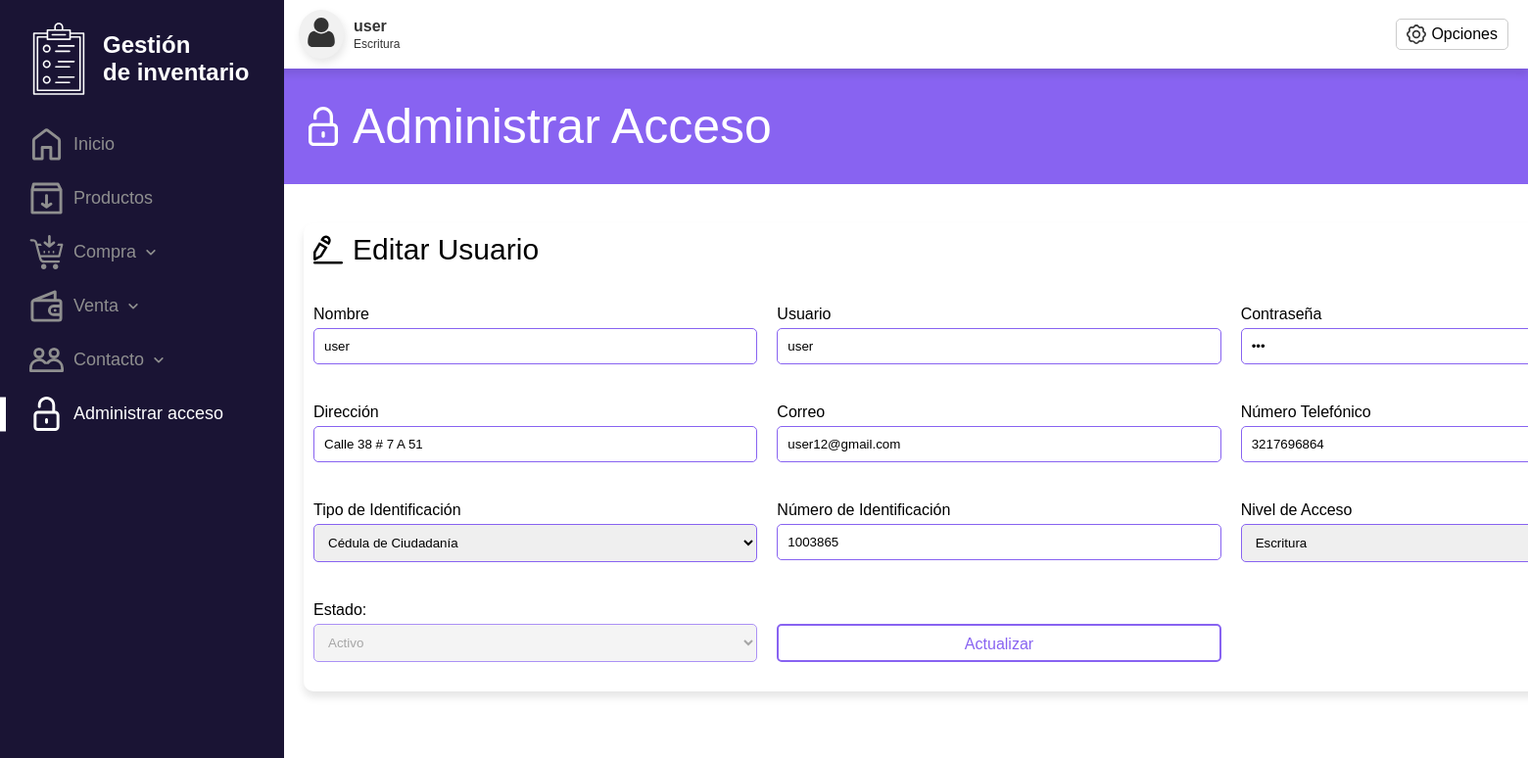
/pagina/administrar_acceso/actualizar_usuario.php?id=1 (signed in), run on the app's committed database.
### tables this page shows
CREATE TABLE `usuario` (
  `IdUsuario` int(11) NOT NULL,
  `Nombre` varchar(100) NOT NULL,
  `Direccion` varchar(100) NOT NULL,
  `Correo` varchar(150) NOT NULL,
  `numeroTelefonico` varchar(15) NOT NULL,
  `TipoIdentificacion` varchar(10) NOT NULL,
  `numeroIdentificacion` varchar(20) NOT NULL,
  `Usuario` varchar(100) NOT NULL,
  `Contrasena` varchar(100) NOT NULL,
  `Estado` bit(1) NOT NULL,
  `nivelAcceso_IdnivelAcceso` int(11) NOT NULL
);

### pagina/administrar_acceso/actualizar_usuario.php (the view, shortened to what this page needs)
<?php
$page = 'administrar_acceso';
$roles = [
    1 => "Escritura",
    2 => "Lectura"
];
$IdSesion = $_SESSION['IdUsuario'];
$nivelAcceso = isset($_SESSION['nivelAcceso_IdnivelAcceso']) ? $_SESSION['nivelAcceso_IdnivelAcceso'] : null;
$rolUsuario = isset($roles[$nivelAcceso]) ? $roles[$nivelAcceso] : "Desconocido";
?>
<!DOCTYPE html>
<html lang="es">
<head>
    <link rel="stylesheet" href="../../css/administrar_acceso/actualizar_usuario_styles.css">
</head>
<body>
    <?php include '../../sidebar.php'; ?>
    <div class="content">
        <div class="header">
            <div class="user-info">
                <div class="user-icon">
                    <img src="../../img/svg/icon.svg" alt="Usuario">
                </div>
                <div class="user-details">
                    <span style="font-size: 16px; font-weight: bold; margin-bottom: 2px;"><?php echo $_SESSION['usuario']; ?></span>
                    <span style="font-size: 12px;"><?php echo $rolUsuario; ?></span>
                </div>
                <div class="dropdown-menu-container">
                    <div class="dropdown-toggle">
                        <img src="../../img/svg/option.svg" alt="Opciones">
                        <span>Opciones</span>
                    </div>
                </div>
            </div>
        </div>
        <div class="title-section">
            <img src="../../img/svg/lock.svg" alt="Administrar acceso" class="title-svg">
            <span>Administrar Acceso</span>
        </div>
        <div class="body-content">
            <div class="container">
                <div class="add-user">
                    <img src="../../img/svg/edit.svg" alt="Agregar Usuario">
                    <span class="title">Editar Usuario</span>
                </div>
                <?php
                if (isset($_GET['id']) && !empty($_GET['id'])) {
                    $servername = "localhost";
                    $username = "root";
                    $password = "";
                    $dbname = "gestorinventario";
                    $conn = mysqli_connect($servername, $username, $password, $dbname);
                    $idUsuario = $_GET['id'];
                    $query = "SELECT * FROM Usuario WHERE IdUsuario = $idUsuario";
                    $result = mysqli_query($conn, $query);
                    if (mysqli_num_rows($result) > 0) {
                        $row = mysqli_fetch_assoc($result);
                ?>
                        <form action="../../php/administrar_acceso/update_usuario.php" method="POST" id="edit-user-form" class="form-columns">
                            <div class="input-group">
                                <label for="nombre">Nombre</label>
                                <input type="text" id="nombre" name="nombre" value="<?php echo $row['Nombre']; ?>" required>
                            </div>
                            <div class="input-group">
                                <label for="usuario">Usuario</label>
                                <input type="text" id="usuario" name="usuario" value="<?php echo $row['Usuario']; ?>" required>
                            </div>
                            <div class="input-group">
                                <label for="contrasena">Contraseña</label>
                                <input type="password" id="contrasena" name="contrasena" value="<?php echo $row['Contrasena']; ?>" required>
                            </div>
                            <div class="input-group">
                                <label for="direccion">Dirección</label>
                                <input type="text" id="direccion" name="direccion" value="<?php echo $row['Direccion']; ?>" required>
                            </div>
                            <div class="input-group">
                                <label for="correo">Correo</label>
                                <input type="email" id="correo" name="correo" value="<?php echo $row['Correo']; ?>" required>
                            </div>
                            <div class="input-group">
                                <label for="telefono">Número Telefónico</label>
                                <input type="tel" id="telefono" name="telefono" value="<?php echo $row['numeroTelefonico']; ?>" required>
                            </div>
                            <div class="input-group">
                                <label for="tipo_identificacion">Tipo de Identificación</label>
                                <select id="tipo_identificacion" name="tipo_identificacion" required>
                                    <option value="CC" <?php if ($row['TipoIdentificacion'] == 'CC') echo 'selected'; ?>>Cédula de Ciudadanía</option>
                                </select>
                            </div>
                            <div class="input-group">
                                <label for="numero_identificacion">Número de Identificación</label>
                                <input type="text" id="numero_identificacion" name="numero_identificacion" value="<?php echo $row['numeroIdentificacion']; ?>" required>
                            </div>
                            <div class="input-group">
                                <label for="nivel_acceso">Nivel de Acceso</label>
                                <select id="nivel_acceso" name="nivel_acceso" required>
                                    <option value="1" <?php if ($row['nivelAcceso_IdnivelAcceso'] == 1) echo 'selected'; ?>>Escritura</option>
                                </select>
                            </div>
                            <div class="input-group">
                                <label for="estado">Estado:</label>
                                <?php if ($IdSesion == $idUsuario) { ?>
                                    <select id="estado" name="estado" disabled>
                                        <option value="1" <?php if ($row['Estado'] == 1) echo 'selected'; ?>>Activo</option>
                                    </select>
                                <?php } ?>
                            </div>
                            <button type="submit">Actualizar</button>
                        </form>
                <?php
                    } else {
                        echo "<p>No se encontraron datos de usuario para editar.</p>";
                    }
                } else {
                    echo "<p>No se proporcionó un ID de usuario válido.</p>";
                }
                ?>
            </div>
        </div>
    </div>
</body>
</html>

### sidebar.php (shortened to what this page needs)
<link rel="stylesheet" href="../../sidebar_styles.css">
<nav class="sidebar">
    <div class="logo">
        <img src="../../img/svg/gestor.svg" alt="Logo">
        <div class="logo-content">
            <span>Gestión</span>
            <span>de inventario</span>
        </div>
    </div>
    <ul class="menu">
        <li <?php echo ($page == 'inicio') ? 'class="active"' : ''; ?>><a href="../../pagina/inicio/inicio.php"><img src="../../img/svg/house.svg" alt="Inicio">Inicio</a></li>
        <li <?php echo ($page == 'producto') ? 'class="active"' : ''; ?>><a href="../../pagina/producto/producto.php"><img src="../../img/svg/box.svg" alt="Productos">Productos</a></li>
        <li <?php echo ($page == 'compra') ? 'class="dropdown active"' : ''; ?><?php echo ($page != 'compra') ? 'onclick="toggleDropdown(this)"' : ''; ?> class="dropdown">
            <a href="#">
                <img src="../../img/svg/buy.svg" alt="Compra">
                Compra
                <img src="../../img/svg/arrow.svg" alt="Desplegar" class="arrow" style="margin-left: 10px; width: 10px; height: 10px;">
            </a>
        </li>
        <li <?php echo ($page == 'venta') ? 'class="dropdown active"' : ''; ?><?php echo ($page != 'venta') ? 'onclick="toggleDropdown(this)"' : ''; ?> class="dropdown">
            <a href="#">
                <img src="../../img/svg//sell.svg" alt="Venta">
                Venta
                <img src="../../img/svg/arrow.svg" alt="Desplegar" class="arrow" style="margin-left: 10px; width: 10px; height: 10px;">
            </a>
        </li>
        <li <?php echo ($page == 'contacto') ? 'class="dropdown active"' : ''; ?><?php echo ($page != 'contacto') ? 'onclick="toggleDropdown(this)"' : ''; ?> class="dropdown">
            <a href="#">
                <img src="../../img/svg/contact.svg" alt="Contacto">
                Contacto
                <img src="../../img/svg/arrow.svg" alt="Desplegar" class="arrow" style="margin-left: 10px; width: 10px; height: 10px;">
            </a>
        </li>
        <li <?php echo ($page == 'administrar_acceso') ? 'class="active"' : ''; ?>><a href="../../pagina/administrar_acceso/usuario.php"><span <?php echo ($page == 'administrar_acceso') ? 'class="indicator"' : ''; ?>></span><img src="../../img/svg/lock.svg" alt="Administrar acceso">Administrar acceso</a></li>
    </ul>
</nav>

### css/administrar_acceso/actualizar_usuario_styles.css (style rules this page uses)
* { margin: 0; padding: 0; font-family: Arial, sans-serif; }
.content { margin-left: 250px; background-color: #8863f1; }
.header { background-color: #ffffff; box-shadow: 0px 6px 8px rgba(0, 0, 0, 0.1); width: 100%; padding: 10px 0px; }
.user-info { display: flex; align-items: center; }
.user-icon { margin-left: 55px; padding: 8px; border-radius: 50%; background-color: #f1f1f1; box-shadow: 2px 4px 8px rgba(0, 0, 0, 0.1); cursor: pointer; }
.user-icon img { width: 30px; height: 30px; }
.user-details { margin-right: auto; margin-left: 10px; }
.user-details span { display: block; color: #333333; }
.dropdown-menu-container { position: relative; cursor: pointer; margin-right: 20px; }
.dropdown-toggle { display: flex; align-items: center; padding: 5px 10px; border: 1px solid #cccccc; border-radius: 5px; transition: border 0.5s; }
.dropdown-toggle img { width: 20px; height: 20px; margin-right: 5px; }
.title-section { display: flex; align-items: center; background-color: transparent; color: #ffffff; font-size: 50px; margin-left: 60px; padding: 30px 0px; }
.title-svg { filter: brightness(0) invert(1); width: 40px; height: 40px; margin-right: 10px; }
.body-content { display: flex; flex-direction: column; margin-left: 40px; padding: 20px; background-color: #ffffff; box-shadow: 0px -10px 0px -12px rgba(0, 0, 0, 0.1); }
.container { width: 1400px; margin: 20px auto; padding: 10px; border-radius: 10px; background-color: #ffffff; box-shadow: 0px 6px 8px rgba(0, 0, 0, 0.1); text-align: center; }
.add-user { display: flex; align-items: center; margin-bottom: 40px; }
.add-user img { height: 30px; width: 30px; filter: brightness(0); margin-right: 10px; }
.title { font-size: 30px; color: #000000; }
.input-group { margin-bottom: 20px; }
.input-group label { display: block; text-align: left; margin-bottom: 5px; font-size: 16px; }
.input-group input, .input-group select { width: 100%; padding: 10px; border: 1px solid #8863f1; border-radius: 5px; box-sizing: border-box; }
.form-columns { display: grid; grid-template-columns: repeat(3, 1fr); justify-content: center; gap: 20px; }
button { margin-top: 23px; width: 100%; height: 39px; padding: 10px; background-color: transparent; border: 2px solid #8863f1; border-radius: 5px; color: #8863f1; font-size: 16px; cursor: pointer; transition: background-color 0.3s, color 0.3s; }

### sidebar_styles.css (style rules this page uses)
* { margin: 0; padding: 0; font-family: Arial, sans-serif; }
.sidebar { position: fixed; left: 0; top: 0; bottom: 0; width: 250px; background-color: #1a1434; color: #ffffff; font-family: Arial, sans-serif; padding: 20px; overflow-y: auto; }
.logo { margin-bottom: 20px; display: flex; align-items: center; }
.logo img { width: 80px; height: 80px; margin-right: 5px; }
.logo-content { display: flex; flex-direction: column; }
.logo span { font-size: 24px; font-weight: bold; }
.menu { list-style-type: none; padding: 10px; }
.menu li { margin-bottom: 20px; }
.menu a { color: #8f8f8f; font-size: 18px; text-decoration: none; display: flex; align-items: center; position: relative; transition: color 0.5s; }
.menu a img { width: 35px; height: 35px; margin-right: 10px; }
.menu a img { transition: filter 0.5s; }
.dropdown .arrow { transition: transform 0.3s ease; }
.indicator { display: none; position: absolute; left: -30px; top: 50%; transform: translateY(-50%); width: 6px; height: 100%; background-color: #ffffff; }
.menu li.active .indicator { display: block; }
.menu a img.white-color, .menu li.active a img { filter: brightness(0) invert(1); }
.menu li.active > a { color: #ffffff; }

### data on the page
usuario: nombre "user", usuario "user", direccion "Calle 38 # 7 A 51", correo "user12@gmail.com", telefono "3217696864", tipo_identificacion "Cédula de Ciudadanía", numero_identificacion "1003865", nivel_acceso "Escritura", estado "Activo"

### other printed values
$_SESSION['usuario'] "user"
$rolUsuario "Escritura"
